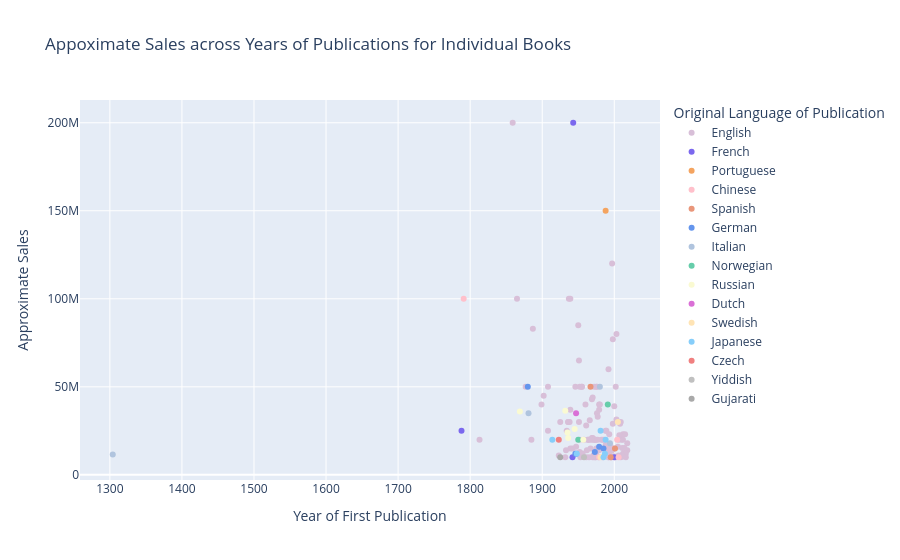

Write notebook code for a chart like this one.
### Code cell
## This is an interactive plot of above that cannot be used in the blog as it is incompatible with hackmd
# However, it is a very insightful plot and is good for investigation and other uses 
# It is a slightly more detailed version of the plot above which is compatible with interactive plots
# but would be overwhelming on a static plot.

fig2 = px.scatter(df_book, x="First_Published", y ="Approximate_Sales", 
             color="Original_Language", color_discrete_map=palette16,
             title = "Appoximate Sales across Years of Publications for Individual Books",
             hover_data=["Book", "Author"],
             labels={ "First_Published": "Year of First Publication",
                     "Original_Language": "Original Language of Publication",
                     "Approximate_Sales": "Approximate Sales"
                 })

fig2.show()

### Figure 1 — Plotly figure (JSON) as saved in the notebook; plotly's stock layout.template omitted (floating-point values rounded to 4 significant figures; data arrays with more than 128 entries replaced by an {"elided": "..."} marker saying what was removed)
{"data": [{"customdata": {"elided": "124x2 str values"}, "hovertemplate": "Original Language of Publication=English<br>Year of First Publication=%{x}<br>Approximate Sales=%{y}<br>Book=%{customdata[0]}<br>Author=%{customdata[1]}<extra></extra>", "legendgroup": "English", "marker": {"color": "thistle", "symbol": "circle"}, "mode": "markers", "name": "English", "orientation": "v", "showlegend": true, "type": "scatter", "x": [1859, 1997, 1939, 1937, 1865, 1887, 2003, 1998, 1951, 1992, 1955, 1946, 1908, 1877, 1975, 1972, 1976, 1952, 1955, 2002, 1902, 1970, 1969, 1899, 1960, 1979, 1980, 2000, 1939, 1979, 1976, 1977, 2003, 1966, 1936, 1925, 1936, 1938, 1951, 2009, 2008, 1961, 1998, 1988, 1934, 1908, 1989, 1993, 2012, 2015, 2007, 1969, 1970, 2009, 2010, 2012, 1974, 1958, 1971, 1974, 1986, 1977, 1984, 1885, 1813, 1963, 1952, 2006, 1973, 1965, 1964, 1968, 2018, 1988, 2005, 1995, 1947, 2014, 2011, 1967, 1994, 1975, 1942, 1989, 1939, 2000, 2018, 1979, 1997, 1933, 1962, 1994, 1952, 1975, 1956, 1993, 2012, 2016, 1923, 2006, 1971, 1999, 2012, 1932, 1957, 1992, 2009, 1961, 1978, 2002, 1992, 1974, 1970, 1972, 1965, 2001, 1974, 1984, 1953, 1996, 1996, 2016, 1950, 1982], "xaxis": "x", "y": [200000000, 120000000, 100000000, 100000000, 100000000, 83000000, 80000000, 77000000, 65000000, 60000000, 50000000, 50000000, 50000000, 50000000, 50000000, 50000000, 50000000, 50000000, 50000000, 50000000, 45000000, 44000000, 43000000, 40000000, 40000000, 40000000, 40000000, 39000000, 37000000, 37000000, 35000000, 33000000, 31500000, 31000000, 30000000, 30000000, 30000000, 30000000, 30000000, 30000000, 29000000, 28000000, 29000000, 25000000, 25000000, 25000000, 25000000, 23000000, 23000000, 23000000, 22500000, 21000000, 21000000, 21000000, 20000000, 20000000, 20000000, 20000000, 20000000, 20000000, 20000000, 20000000, 20000000, 20000000, 20000000, 20000000, 20000000, 20000000, 20000000, 20000000, 20000000, 20000000, 18000000, 17000000, 16000000, 16000000, 16000000, 15300000, 15200000, 15000000, 15000000, 15000000, 15000000, 15000000, 15000000, 15000000, 14000000, 14000000, 14000000, 14000000, 14000000, 14000000, 13000000, 13000000, 12100000, 12000000, 12000000, 12000000, 11000000, 11000000, 11000000, 10500000, 10400000, 10000000, 10500000, 10000000, 10000000, 10000000, 10000000, 10000000, 10000000, 10000000, 10000000, 10000000, 10000000, 10000000, 10000000, 10000000, 10000000, 10000000, 10000000, 10000000, 85000000, 20000000], "yaxis": "y"}, {"customdata": [["The Little Prince (Le Petit Prince)", "Antoine de Saint-Exupéry"], ["Paul et Virginie", "Jacques-Henri Bernardin de Saint-Pierre"], ["The Plague (La Peste)", "Albert Camus"], ["The Stranger (L'Étranger)", "Albert Camus"], ["The Dukan Diet", "Pierre Dukan"]], "hovertemplate": "Original Language of Publication=French<br>Year of First Publication=%{x}<br>Approximate Sales=%{y}<br>Book=%{customdata[0]}<br>Author=%{customdata[1]}<extra></extra>", "legendgroup": "French", "marker": {"color": "mediumslateblue", "symbol": "circle"}, "mode": "markers", "name": "French", "orientation": "v", "showlegend": true, "type": "scatter", "x": [1943, 1788, 1947, 1942, 2000], "xaxis": "x", "y": [200000000, 25000000, 12000000, 10000000, 10000000], "yaxis": "y"}, {"customdata": [["The Alchemist (O Alquimista)", "Paulo Coelho"]], "hovertemplate": "Original Language of Publication=Portuguese<br>Year of First Publication=%{x}<br>Approximate Sales=%{y}<br>Book=%{customdata[0]}<br>Author=%{customdata[1]}<extra></extra>", "legendgroup": "Portuguese", "marker": {"color": "sandybrown", "symbol": "circle"}, "mode": "markers", "name": "Portuguese", "orientation": "v", "showlegend": true, "type": "scatter", "x": [1988], "xaxis": "x", "y": [150000000], "yaxis": "y"}, {"customdata": [["Dream of the Red Chamber (紅樓夢)", "Cao Xueqin"], ["Wolf Totem (狼图腾)", "Jiang Rong"], ["Confucius from the Heart (于丹《论语》心得)", "Yu Dan"], ["Problems in China's Socialist Economy (中国社会主义经济问题研究)", "Xue Muqiao"]], "hovertemplate": "Original Language of Publication=Chinese<br>Year of First Publication=%{x}<br>Approximate Sales=%{y}<br>Book=%{customdata[0]}<br>Author=%{customdata[1]}<extra></extra>", "legendgroup": "Chinese", "marker": {"color": "pink", "symbol": "circle"}, "mode": "markers", "name": "Chinese", "orientation": "v", "showlegend": true, "type": "scatter", "x": [1791, 2004, 2006, 1979], "xaxis": "x", "y": [100000000, 20000000, 10000000, 10000000], "yaxis": "y"}, {"customdata": [["One Hundred Years of Solitude (Cien años de soledad)", "Gabriel García Márquez"], ["The Shadow of the Wind (La sombra del viento)", "Carlos Ruiz Zafón"], ["Santa Evita", "Tomás Eloy Martínez"]], "hovertemplate": "Original Language of Publication=Spanish<br>Year of First Publication=%{x}<br>Approximate Sales=%{y}<br>Book=%{customdata[0]}<br>Author=%{customdata[1]}<extra></extra>", "legendgroup": "Spanish", "marker": {"color": "darksalmon", "symbol": "circle"}, "mode": "markers", "name": "Spanish", "orientation": "v", "showlegend": true, "type": "scatter", "x": [1967, 2001, 1995], "xaxis": "x", "y": [50000000, 15000000, 10000000], "yaxis": "y"}, {"customdata": [["Heidi", "Johanna Spyri"], ["The Neverending Story (Die unendliche Geschichte)", "Michael Ende"], ["Perfume (Das Parfum)", "Patrick Süskind"], ["Momo", "Michael Ende"], ["Man's Search for Meaning (Ein Psychologe erlebt das Konzentrationslager)", "Viktor Frankl"]], "hovertemplate": "Original Language of Publication=German<br>Year of First Publication=%{x}<br>Approximate Sales=%{y}<br>Book=%{customdata[0]}<br>Author=%{customdata[1]}<extra></extra>", "legendgroup": "German", "marker": {"color": "cornflowerblue", "symbol": "circle"}, "mode": "markers", "name": "German", "orientation": "v", "showlegend": true, "type": "scatter", "x": [1880, 1979, 1985, 1973, 1946], "xaxis": "x", "y": [50000000, 16000000, 15000000, 13000000, 12000000], "yaxis": "y"}, {"customdata": [["The Name of the Rose (Il Nome della Rosa)", "Umberto Eco"], ["The Adventures of Pinocchio (Le avventure di Pinocchio)", "Carlo Collodi"], ["Follow Your Heart (Va' dove ti porta il cuore)", "Susanna Tamaro"], ["The Divine Comedy (La Divina Commedia)", "Dante Alighieri"]], "hovertemplate": "Original Language of Publication=Italian<br>Year of First Publication=%{x}<br>Approximate Sales=%{y}<br>Book=%{customdata[0]}<br>Author=%{customdata[1]}<extra></extra>", "legendgroup": "Italian", "marker": {"color": "lightsteelblue", "symbol": "circle"}, "mode": "markers", "name": "Italian", "orientation": "v", "showlegend": true, "type": "scatter", "x": [1980, 1881, 1994, 1304], "xaxis": "x", "y": [50000000, 35000000, 18000000, 11500000], "yaxis": "y"}, {"customdata": [["Sophie's World (Sofies verden)", "Jostein Gaarder"], ["Kon-Tiki: Across the Pacific in a Raft (Kon-Tiki ekspedisjonen)", "Thor Heyerdahl"]], "hovertemplate": "Original Language of Publication=Norwegian<br>Year of First Publication=%{x}<br>Approximate Sales=%{y}<br>Book=%{customdata[0]}<br>Author=%{customdata[1]}<extra></extra>", "legendgroup": "Norwegian", "marker": {"color": "mediumaquamarine", "symbol": "circle"}, "mode": "markers", "name": "Norwegian", "orientation": "v", "showlegend": true, "type": "scatter", "x": [1991, 1950], "xaxis": "x", "y": [40000000, 20000000], "yaxis": "y"}, {"customdata": [["How the Steel Was Tempered (Как закалялась сталь)", "Nikolai Ostrovsky"], ["War and Peace (Война и мир)", "Leo Tolstoy"], ["The Young Guard (Молодая гвардия)", "Alexander Alexandrovich Fadeyev"], ["Virgin Soil Upturned (Поднятая целина)", "Mikhail Sholokhov"], ["Uncle Styopa (Дядя Стёпа)", "Sergey Mikhalkov"], ["Andromeda Nebula (Туманность Андромеды)", "Ivan Yefremov"]], "hovertemplate": "Original Language of Publication=Russian<br>Year of First Publication=%{x}<br>Approximate Sales=%{y}<br>Book=%{customdata[0]}<br>Author=%{customdata[1]}<extra></extra>", "legendgroup": "Russian", "marker": {"color": "lightgoldenrodyellow", "symbol": "circle"}, "mode": "markers", "name": "Russian", "orientation": "v", "showlegend": true, "type": "scatter", "x": [1932, 1869, 1945, 1935, 1936, 1957], "xaxis": "x", "y": [36400000, 36000000, 26000000, 24000000, 21000000, 20000000], "yaxis": "y"}, {"customdata": [["The Diary of Anne Frank (Het Achterhuis)", "Anne Frank"]], "hovertemplate": "Original Language of Publication=Dutch<br>Year of First Publication=%{x}<br>Approximate Sales=%{y}<br>Book=%{customdata[0]}<br>Author=%{customdata[1]}<extra></extra>", "legendgroup": "Dutch", "marker": {"color": "orchid", "symbol": "circle"}, "mode": "markers", "name": "Dutch", "orientation": "v", "showlegend": true, "type": "scatter", "x": [1947], "xaxis": "x", "y": [35000000], "yaxis": "y"}, {"customdata": [["The Girl with the Dragon Tattoo (Män som hatar kvinnor)", "Stieg Larsson"], ["Ronia, the Robber's Daughter", "Astrid Lindgren"]], "hovertemplate": "Original Language of Publication=Swedish<br>Year of First Publication=%{x}<br>Approximate Sales=%{y}<br>Book=%{customdata[0]}<br>Author=%{customdata[1]}<extra></extra>", "legendgroup": "Swedish", "marker": {"color": "moccasin", "symbol": "circle"}, "mode": "markers", "name": "Swedish", "orientation": "v", "showlegend": true, "type": "scatter", "x": [2005, 1981], "xaxis": "x", "y": [30000000, 10000000], "yaxis": "y"}, {"customdata": [["Totto-Chan: The Little Girl at the Window (窓ぎわのトットちゃん)", "Tetsuko Kuroyanagi"], ["Kitchen (キッチン)", "Banana Yoshimoto"], ["Kokoro (こゝろ)", "Natsume Sōseki"], ["Norwegian Wood (ノルウェイの森)", "Haruki Murakami"], ["No Longer Human (人間失格)", "Osamu Dazai"], ["Knowledge-value Revolution (知価革命)", "Taichi Sakaiya"]], "hovertemplate": "Original Language of Publication=Japanese<br>Year of First Publication=%{x}<br>Approximate Sales=%{y}<br>Book=%{customdata[0]}<br>Author=%{customdata[1]}<extra></extra>", "legendgroup": "Japanese", "marker": {"color": "lightskyblue", "symbol": "circle"}, "mode": "markers", "name": "Japanese", "orientation": "v", "showlegend": true, "type": "scatter", "x": [1981, 1988, 1914, 1987, 1948, 1985], "xaxis": "x", "y": [25000000, 20000000, 20000000, 12000000, 12000000, 10000000], "yaxis": "y"}, {"customdata": [["The Good Soldier Švejk (Osudy dobrého vojáka Švejka za světové války)", "Jaroslav Hašek"]], "hovertemplate": "Original Language of Publication=Czech<br>Year of First Publication=%{x}<br>Approximate Sales=%{y}<br>Book=%{customdata[0]}<br>Author=%{customdata[1]}<extra></extra>", "legendgroup": "Czech", "marker": {"color": "lightcoral", "symbol": "circle"}, "mode": "markers", "name": "Czech", "orientation": "v", "showlegend": true, "type": "scatter", "x": [1923], "xaxis": "x", "y": [20000000], "yaxis": "y"}, {"customdata": [["Night (Un di Velt Hot Geshvign)", "Elie Wiesel"]], "hovertemplate": "Original Language of Publication=Yiddish<br>Year of First Publication=%{x}<br>Approximate Sales=%{y}<br>Book=%{customdata[0]}<br>Author=%{customdata[1]}<extra></extra>", "legendgroup": "Yiddish", "marker": {"color": "silver", "symbol": "circle"}, "mode": "markers", "name": "Yiddish", "orientation": "v", "showlegend": true, "type": "scatter", "x": [1958], "xaxis": "x", "y": [10000000], "yaxis": "y"}, {"customdata": [["The Story of My Experiments with Truth (સત્યના પ્રયોગો અથવા આત્મકથા)", "Mohandas Karamchand Gandhi"]], "hovertemplate": "Original Language of Publication=Gujarati<br>Year of First Publication=%{x}<br>Approximate Sales=%{y}<br>Book=%{customdata[0]}<br>Author=%{customdata[1]}<extra></extra>", "legendgroup": "Gujarati", "marker": {"color": "darkgrey", "symbol": "circle"}, "mode": "markers", "name": "Gujarati", "orientation": "v", "showlegend": true, "type": "scatter", "x": [1925], "xaxis": "x", "y": [10000000], "yaxis": "y"}], "layout": {"legend": {"title": {"text": "Original Language of Publication"}, "tracegroupgap": 0}, "title": {"text": "Appoximate Sales across Years of Publications for Individual Books"}, "xaxis": {"anchor": "y", "domain": [0, 1], "title": {"text": "Year of First Publication"}}, "yaxis": {"anchor": "x", "domain": [0, 1], "title": {"text": "Approximate Sales"}}}}
